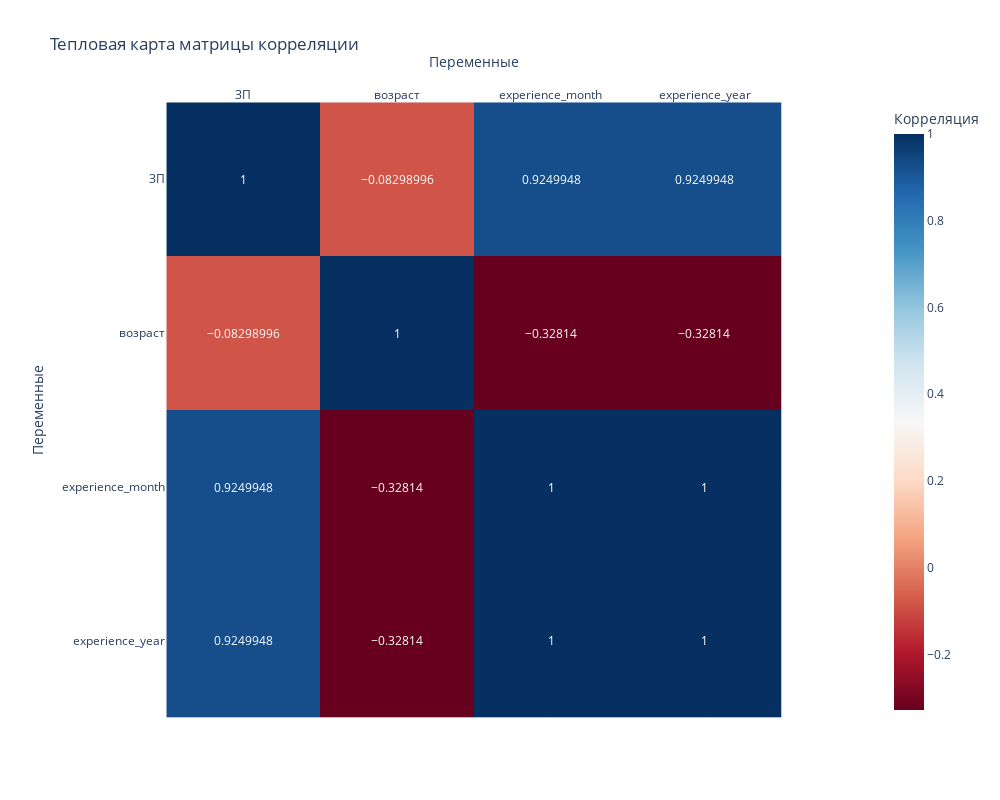

The code cell stored with this chart in its notebook:
### Code cell
# Вычисление матрицы корреляции
correlation_matrix = numeric_data.corr()

# Создание тепловой карты с помощью Plotly
fig = px.imshow(correlation_matrix,
                text_auto=True,
                color_continuous_scale='RdBu',
                title='Тепловая карта матрицы корреляции',
                labels=dict(x='Переменные', y='Переменные', color='Корреляция'),
                width=1000,  # Задайте нужную ширину
                height=800)  # Задайте нужную высоту

# Настройка отображения
fig.update_xaxes(side="top")  # Перемещаем ось X вверх
fig.show()

### Figure 1 — Plotly figure (JSON) as saved in the notebook; plotly's stock layout.template omitted (floating-point values rounded to 4 significant figures)
{"data": [{"coloraxis": "coloraxis", "hovertemplate": "Переменные: %{x}<br>Переменные: %{y}<br>Корреляция: %{z}<extra></extra>", "name": "0", "texttemplate": "%{z}", "type": "heatmap", "x": ["ЗП", "возраст", "experience_month", "experience_year"], "xaxis": "x", "y": ["ЗП", "возраст", "experience_month", "experience_year"], "yaxis": "y", "z": [[1, -0.08299, 0.925, 0.925], [-0.08299, 1, -0.3281, -0.3281], [0.925, -0.3281, 1, 1], [0.925, -0.3281, 1, 1]]}], "layout": {"coloraxis": {"colorbar": {"title": {"text": "Корреляция"}}, "colorscale": [[0, "rgb(103,0,31)"], [0.1, "rgb(178,24,43)"], [0.2, "rgb(214,96,77)"], [0.3, "rgb(244,165,130)"], [0.4, "rgb(253,219,199)"], [0.5, "rgb(247,247,247)"], [0.6, "rgb(209,229,240)"], [0.7, "rgb(146,197,222)"], [0.8, "rgb(67,147,195)"], [0.9, "rgb(33,102,172)"], [1, "rgb(5,48,97)"]]}, "height": 800, "title": {"text": "Тепловая карта матрицы корреляции"}, "width": 1000, "xaxis": {"anchor": "y", "autorange": true, "constrain": "domain", "domain": [0.1096, 0.8904], "range": [-0.5, 3.5], "scaleanchor": "y", "side": "top", "title": {"text": "Переменные"}, "type": "category"}, "yaxis": {"anchor": "x", "autorange": true, "constrain": "domain", "domain": [0, 1], "range": [3.5, -0.5], "title": {"text": "Переменные"}, "type": "category"}}}
